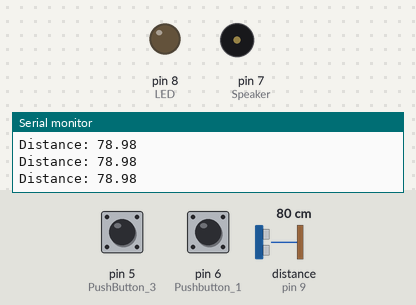
This sketch was run on a simulated Arduino Uno, built with avr-gcc and run on an emulated ATmega328P. Parts: output pins drawn as LEDs (lit = HIGH), buzzer (waves = sounding), the last lines printed to the serial monitor. Wiring (inferred from the names in the program): ultrasonic range finder: trigger pin 10; echo pin 9. Inputs (shaded band) come from the test bench; at power-on: distance to the obstacle (sensor on pin 9) 80 cm, pin 5 (PushButton_3) LOW, pin 6 (Pushbutton_1) LOW. The echo pulse lasts 58.3 µs per cm; pins used as bus, display or sensor lines are not drawn. At 4.3 s the program stops and its outputs stay as they are.

Above: at 1.2 s.
1.3 s: distance to the obstacle (sensor on pin 9) set to 54 cm
2.8 s: distance to the obstacle (sensor on pin 9) set to 45 cm
At 3.9 s:
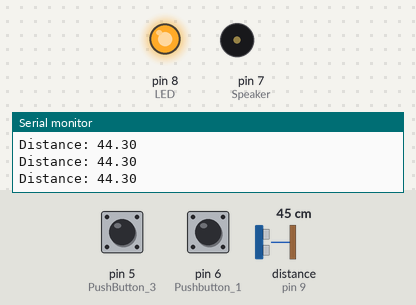
4.3 s: distance to the obstacle (sensor on pin 9) set to 2 cm
At 5.2 s:
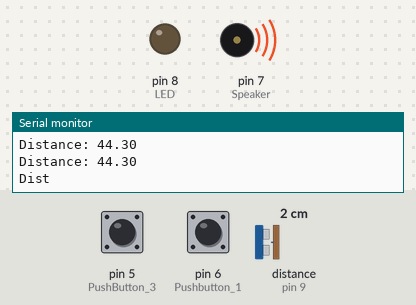
Timing chart, 0 to 5.8 s (numbered marks = the images above; inputs shaded):
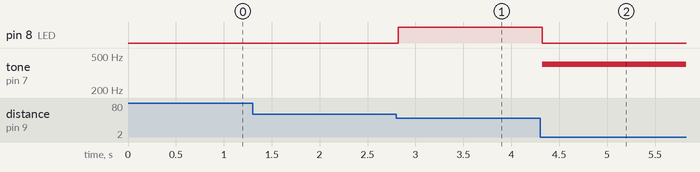

Measured:
- the behaviour switches between 51 and 50 cm on distance to the obstacle (sensor on pin 9) (found by bisection; images 0 and 1)
- after the input at 2.8 s, pin 8 (LED): LOW → HIGH at once
- after the input at 4.3 s, pin 8 (LED): HIGH → LOW at once; tone on pin 7 (Speaker): silent → 400 Hz at once

The sketch:

AlarmSoftware.ino
```cpp
/* Home Security Alarm by William Lam
 *
 * The goal of my project is to build as a simple low-cost intruder alarm for students living in apartments.
 * When activated, my circuit will provide a warning light at intruders that crack open the door. If the intruder continues further,
 * a siren will begin to alarm as well as the light flashing to draw attention. However, if a user accidentally activates
 * the alarm, they may enter a pass code with push buttons to disarm the system. In this proof of concept, I will be using a red LED and
 * WT-1205 buzzer, but this model can be easily transfered to larger applications for homes and businesses.
 */

//Here I will declare the pins I plan to use with my sensors for input(Ultrasonic Sensor[microphone] and Pushbutton)
//and output (Ultrasonic Sensor [Speaker]LED and Speaker).


const int trigPin = 10; //Sent signal by ultrasonic sensor
const int echoPin = 9; //Recieved signal by ultrasonic sensor

void setup() {

  //Ultrasonic Sensor
  pinMode(echoPin, INPUT);
  pinMode(trigPin, OUTPUT);

  //INPUTS
  pinMode(6, INPUT); //Pushbutton 1
  pinMode(4, INPUT); //PushButton 2
  pinMode(5, INPUT); //PushButton 3

  //OUTPUTS
  pinMode(8, OUTPUT); //LED
  pinMode(7, OUTPUT); //Speaker

  //Sets the bit rate at 9600 bits per second for data communication
  Serial.begin(9600);

}

// gathers the distance of the ultrasonic sensor.

void loop() {
  digitalWrite(trigPin, LOW);
  delayMicroseconds(2);

  digitalWrite(trigPin, HIGH);
  delayMicroseconds(10);
  digitalWrite(trigPin, LOW);

  long duration = pulseIn(echoPin, HIGH);
  float distance = duration * 0.034/2; // time * speed of sound/2 = distance

  Serial.print("Distance: ");
  Serial.println(distance);


  //This provides the first warning light for the intruder

  if (distance < 50)
  {
    digitalWrite(8, HIGH);
  }
  if (distance < 20) //If the intruder continues, the alarm and flashing light begins
  {
    while (true)
    {
      digitalWrite(8, LOW);
      for (int i = 400; i < 600; ++i) //This sets the low to high pitch on the buzzer
      {
        for (int j = 10; j > 1; --j)
          {
          tone(7, i);
          }
      if ((digitalRead(6)) == LOW) //If user wishes to exit, the first requirement to turn off alarm (hold pushbutton 1)
        {
          if (digitalRead(5) == LOW) //Second requirement to turn off alarm (tap pushbutton 3)
          {
            digitalWrite(8, LOW);
            digitalWrite(7, LOW);
            exit(0);
          }
        }
      }
      digitalWrite(8, HIGH); //This is the code to flash the light on
      delay(100);
      digitalWrite(8, LOW); //This is the code to flash the light off
    }
  }
}
```
